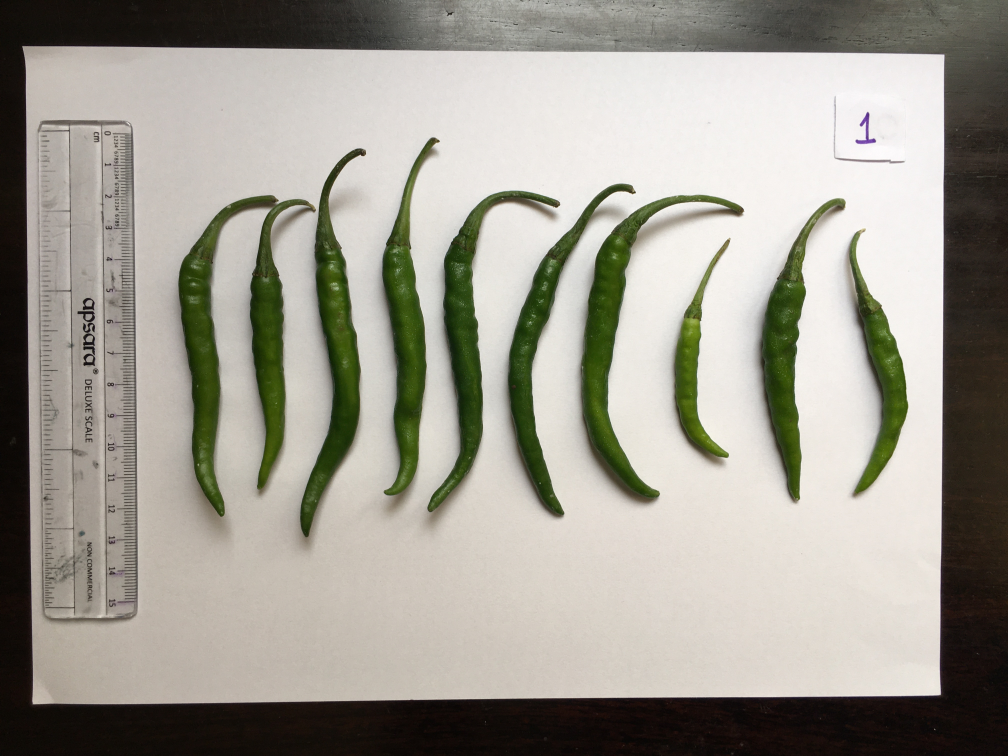
#> input picture images/IMG_8671.JPG, 4032 x 3024 px (shown at 1/4 size)
$ python -i grading.py   (imports and definitions only)
#> lines starting #> are read from the running program, lines starting #| are printed output that depends on the picture; after the words box and inside, x2 and y2 are one past the last pixel; in counts of white or black regions, pixels touching at a corner belong together
#> further down, picture is the input picture: shape (3024, 4032, 3); mean B, G, R 145.3, 155.4, 158.6
import cv2
import numpy as np
import os
import json

from sklearn.cluster import KMeans
from collections import Counter
import csv

def im_resize(img, scale_percent = 60):
    """
    The function resize the image by Up/Down Scale.
    Image and Scale % are the input and Resized Img is Output.
    """
    print('Original Dimensions : ',img.shape)
    width = int(img.shape[1] * scale_percent / 100)
    height = int(img.shape[0] * scale_percent / 100)
    dim = (width, height)
    # resize image
    resized = cv2.resize(img, dim, interpolation = cv2.INTER_AREA)
    print('Resized Dimensions : ',resized.shape)

    return resized

def export_data(list, file_name):
    file_name = file_name + ".csv"
    with open(file_name, "a") as fp:
        wr = csv.writer(fp, dialect='excel')
        wr.writerow(list)
    return 1

def check_white(color):
    # Define range of white color in HSV
    lower_white = [150,150,150]
    upper_white = [255,255,255]
    # Create the mask
    if lower_white[:] < color[:]:
        return True
    else:
        return False

def get_dominant_color(image, k=2, image_processing_size = None):
    # resize image if new dims provided
    if image_processing_size is not None:
        image = cv2.resize(image, image_processing_size,
                            interpolation = cv2.INTER_AREA)

    #reshape the image to be a list of pixels
    image = image.reshape((image.shape[0] * image.shape[1], 3))

    #cluster and assign labels to the pixels
    clt = KMeans(n_clusters = k)
    labels = clt.fit_predict(image)
    #count labels to find most popular
    label_counts = Counter(labels)
    #subset out most popular centroid
    dominant_color = clt.cluster_centers_[label_counts.most_common()[0][0]]
    dominant_color_list = [int(i) for i in dominant_color]
    is_white = True
    if is_white == check_white(dominant_color_list):
        dominant_color = clt.cluster_centers_[label_counts.most_common()[1][0]]
    dominant_color_list = [int(i) for i in dominant_color]
    return dominant_color_list


def get_color(img):
    img_hsv = cv2.cvtColor(img, cv2.COLOR_BGR2HSV)
#> img_hsv: shape (3024, 4032, 3); mean H, S, V 22.8, 47.3, 160.4
    h,s,v = cv2.split(img_hsv)
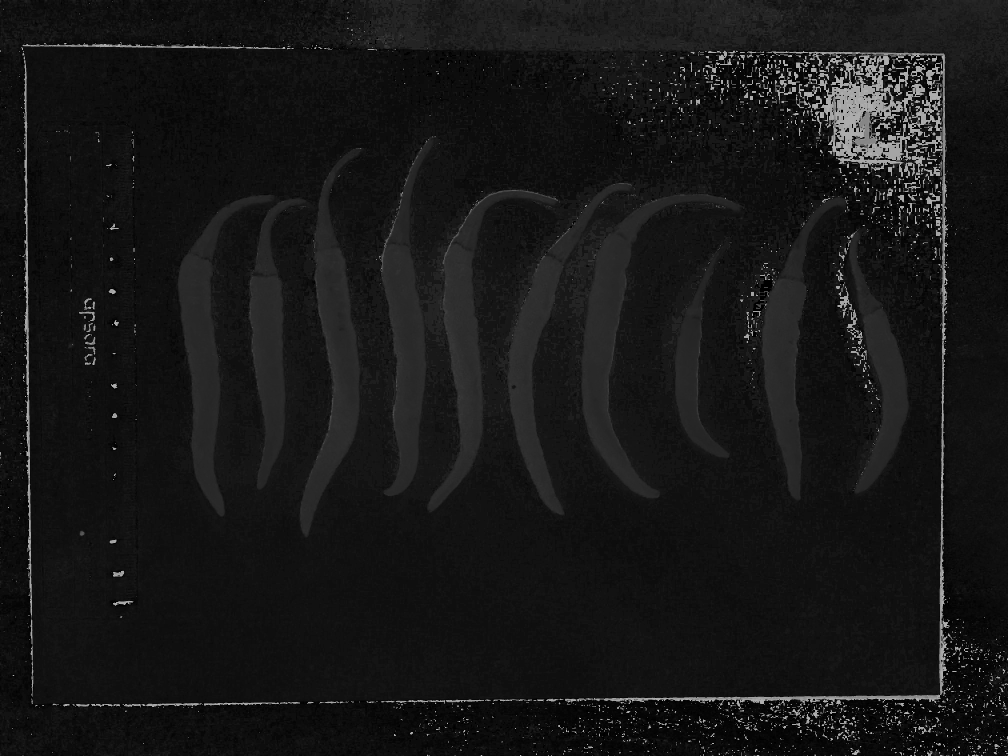
#> h: shape (3024, 4032) (shown at 1/4 size); min 0, max 179, mean 22.8
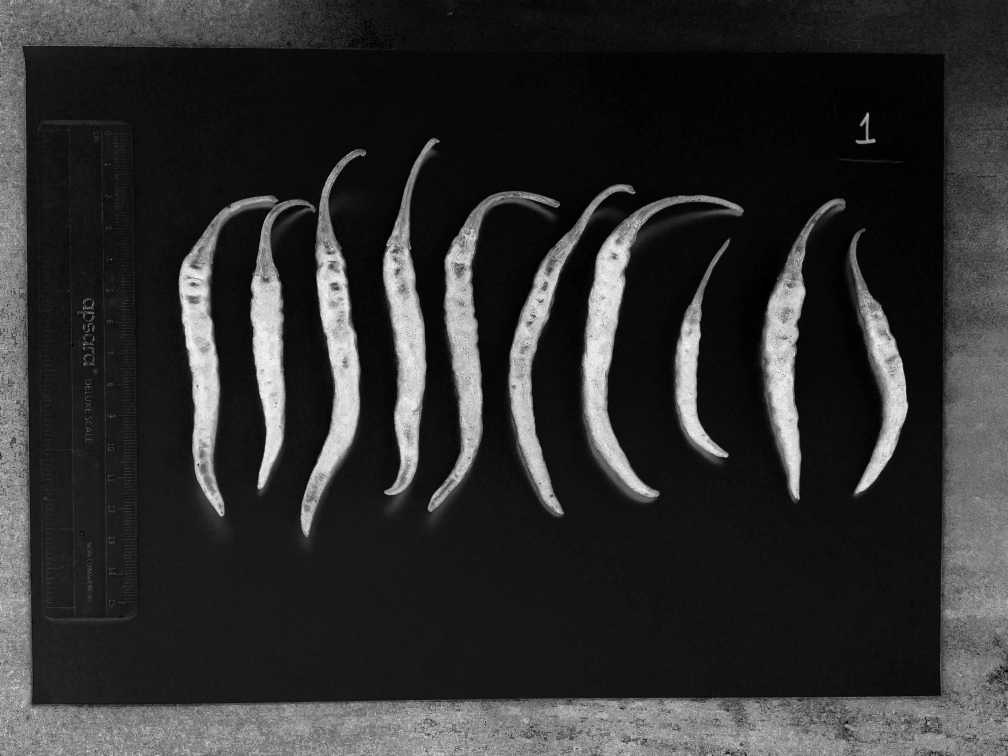
#> s: shape (3024, 4032) (shown at 1/4 size); min 0, max 255, mean 47.3
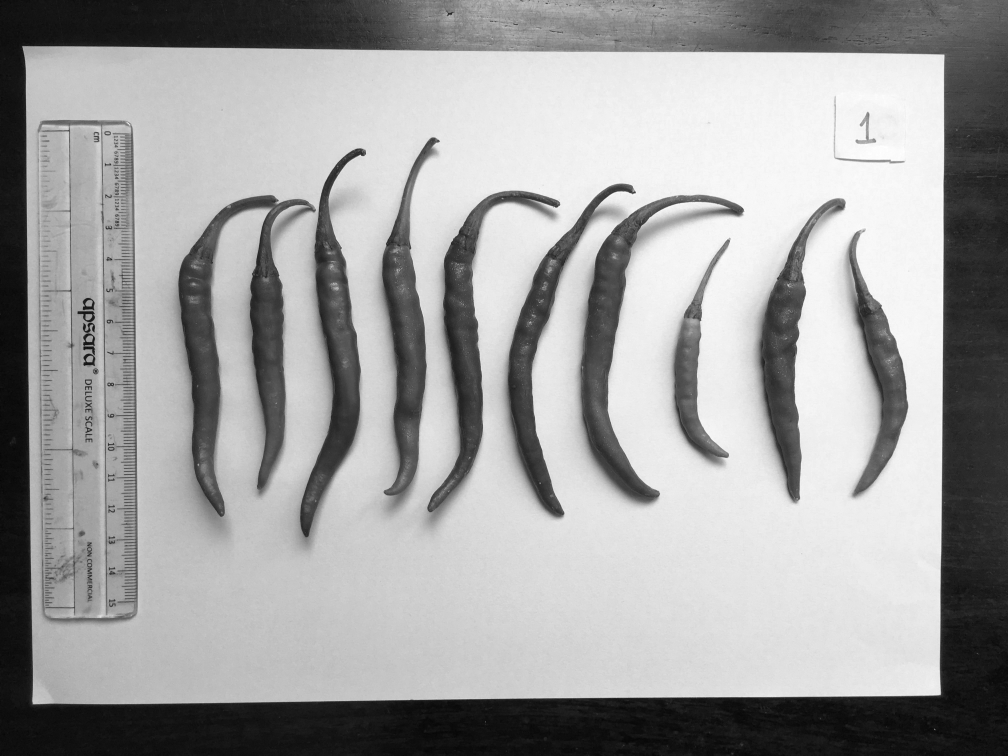
#> v: shape (3024, 4032) (shown at 1/4 size); min 1, max 255, mean 160.4
    blur = cv2.GaussianBlur(h,(5,5),0)
    th_val,h_thresh = cv2.threshold(blur,0,np.max(h),cv2.THRESH_BINARY+cv2.THRESH_OTSU)
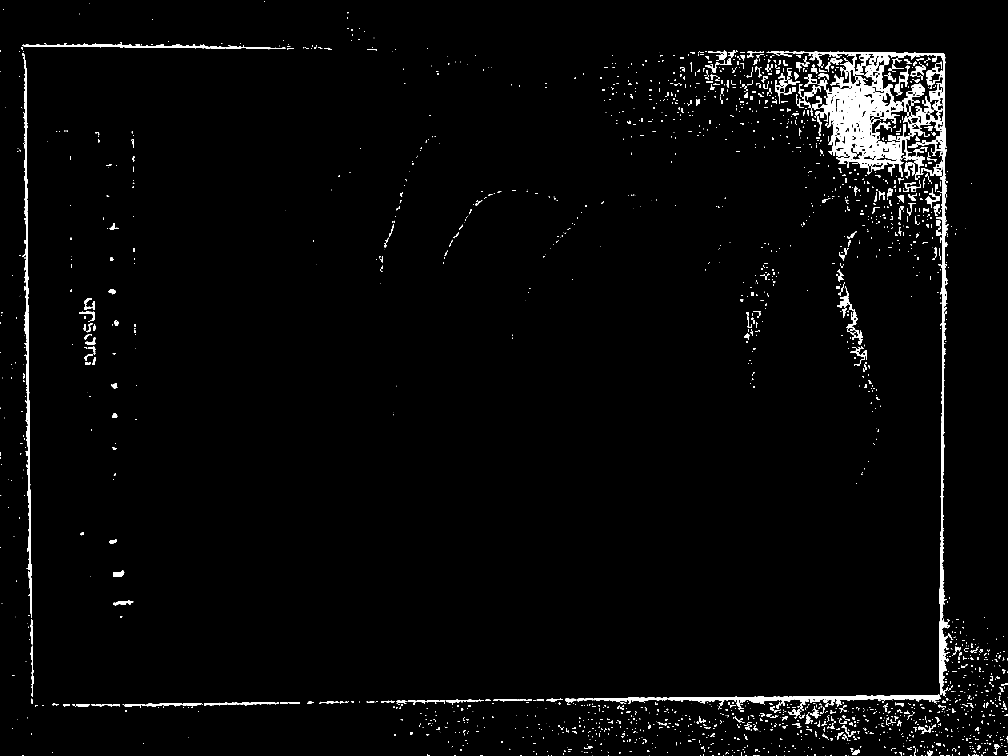
#> h_thresh: shape (3024, 4032) (shown at 1/4 size); values 0 (black) and 179 (white), 2.5% white; 2219 white regions (1165 under 20 px), largest, box (x1, y1, x2, y2) and area: (2374, 206, 3800, 2838) 150300, (92, 240, 128, 2470) 18482, (90, 169, 976, 196) 6448
#> th_val = 81
    h_cal = np.minimum(h, h_thresh)
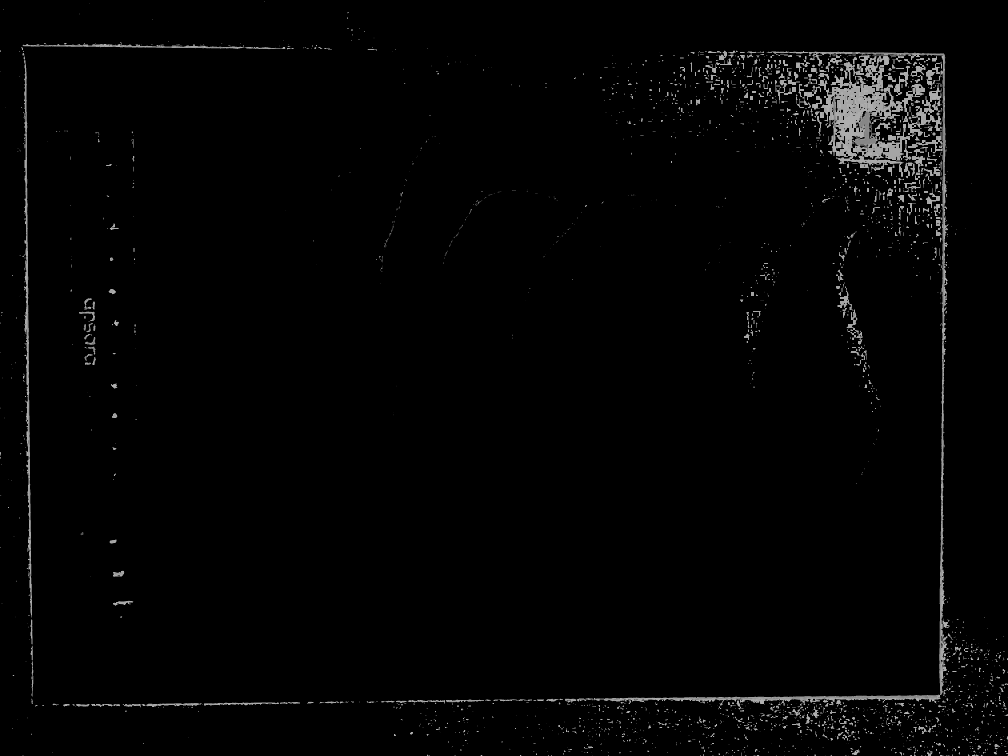
#> h_cal: shape (3024, 4032) (shown at 1/4 size); min 0, max 179, mean 4.1

    #For viewing the thresholding
    h_max =  np.max(h_cal)
#> h_max = 179
    h_dash = np.where(h_cal == h_max, h_max, h)
    s_dash = np.where(h_dash == h_max, 0, s)
    v_dash = np.where(h_dash == h_max, 255, v)
    img_thresh = cv2.merge([h_dash, s_dash, v_dash])
#> img_thresh: shape (3024, 4032, 3); mean H, S, V 22.8, 47.3, 160.4
    img_thresh = cv2.cvtColor(img_thresh, cv2.COLOR_HSV2BGR)

    # Getting dominant color value
    color_bgr= get_dominant_color(img_thresh, k=2, image_processing_size = None)
#> in get_dominant_color, `label_counts = Counter(labels)`: label_counts = {1: 3828378, 0: 8364390}
#> in get_dominant_color, `dominant_color = clt.cluster_centers_[label_counts.most_common()[0][0]]`: dominant_color = [198.1, 204.8, 210.4]
#> in get_dominant_color, `dominant_color_list = [int(i) for i in dominant_color]`: dominant_color_list = [198, 204, 210]
#> in get_dominant_color, `dominant_color = clt.cluster_centers_[label_counts.most_common()[1][0]]`: dominant_color = [28.62, 46.4, 45.35]
#> in get_dominant_color, `dominant_color_list = [int(i) for i in dominant_color]`: dominant_color_list = [28, 46, 45]
#> color_bgr = [28, 46, 45]
    return color_bgr


# [36 lines not run here, left out]


>>> import cv2
>>> picture = cv2.imread('../../images/IMG_8671.JPG')
>>> result = get_color(picture)
#> result = [28, 46, 45]

$ run again, on images/IMG_0706.jpg
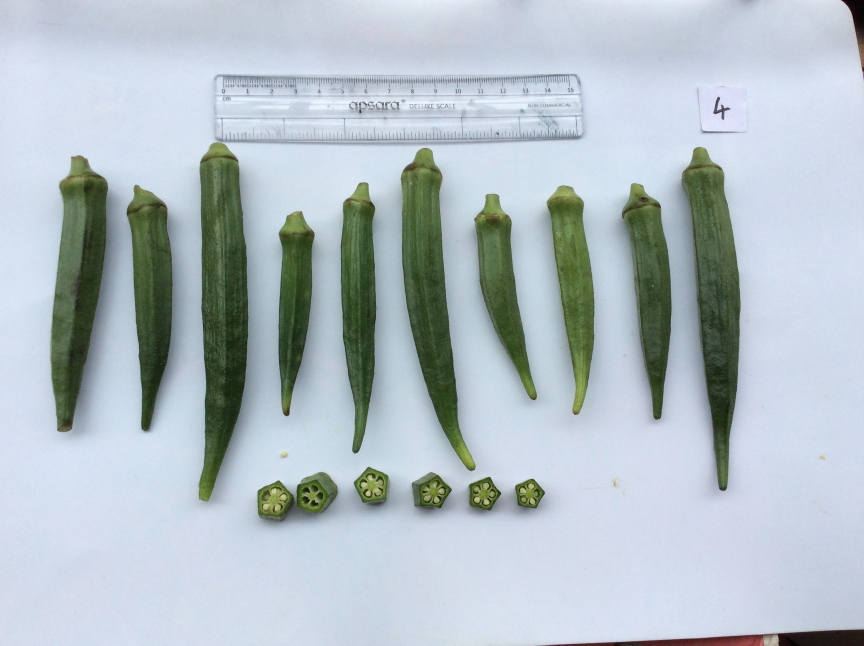
#> input picture images/IMG_0706.jpg, 2592 x 1936 px (shown at 1/3 size)
#> picture is the input picture: shape (1936, 2592, 3); mean B, G, R 197.3, 190.7, 178.7
#> img_hsv: shape (1936, 2592, 3); mean H, S, V 97.1, 40.2, 202.6
#> in get_color, `th_val,h_thresh = cv2.threshold(blur,0,np.max(h),cv2.THRESH_BINARY+cv2..`:
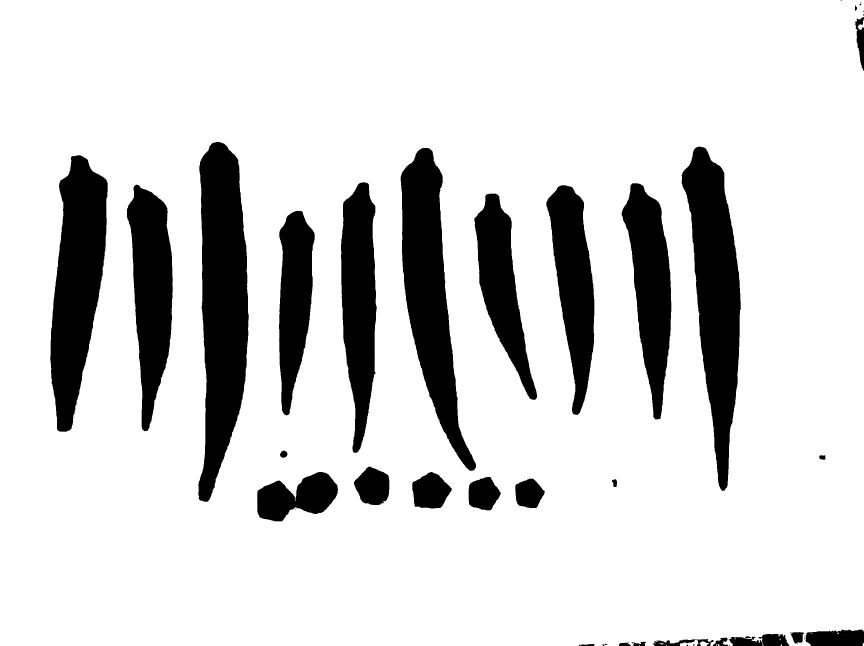
#> h_thresh: shape (1936, 2592) (shown at 1/3 size); values 0 (black) and 179 (white), 84% white; 49 black regions (17 under 20 px), largest, box (x1, y1, x2, y2) and area: (595, 426, 746, 1505) 115828, (2045, 440, 2223, 1472) 97828, (1202, 444, 1428, 1412) 92638
#> th_val = 76
#> in get_color, `h_cal = np.minimum(h, h_thresh)`:
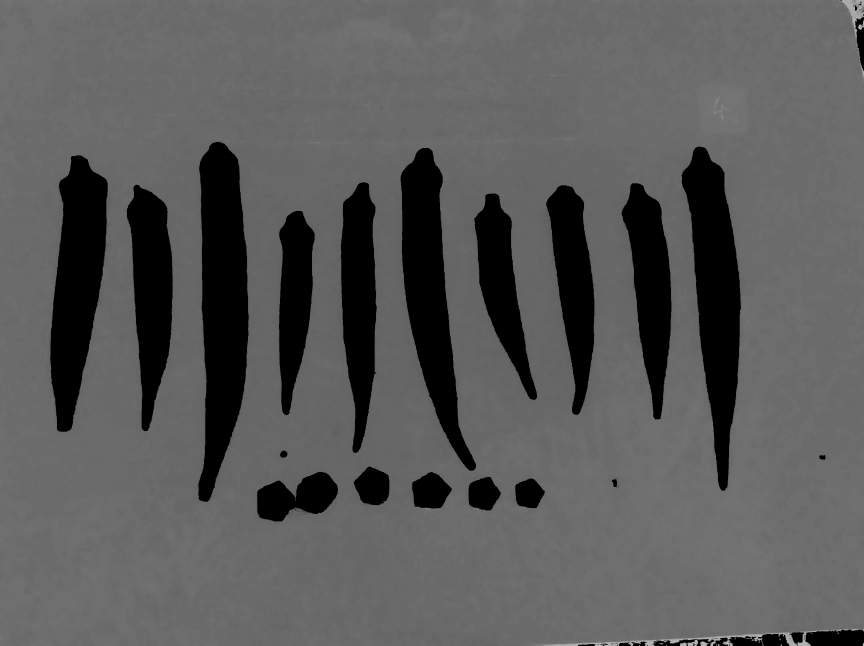
#> h_cal: shape (1936, 2592) (shown at 1/3 size); min 0, max 179, mean 89.7
#> h_max = 179
#> label_counts = {1: 4154753, 0: 863359}
#> in get_dominant_color, `dominant_color = clt.cluster_centers_[label_counts.most_common()[0][0]]`: dominant_color = [226.1, 211.6, 200.3]
#> in get_dominant_color, `dominant_color_list = [int(i) for i in dominant_color]`: dominant_color_list = [226, 211, 200]
#> in get_dominant_color, `dominant_color = clt.cluster_centers_[label_counts.most_common()[1][0]]`: dominant_color = [58.58, 88.31, 71.98]
#> in get_dominant_color, `dominant_color_list = [int(i) for i in dominant_color]`: dominant_color_list = [58, 88, 71]
